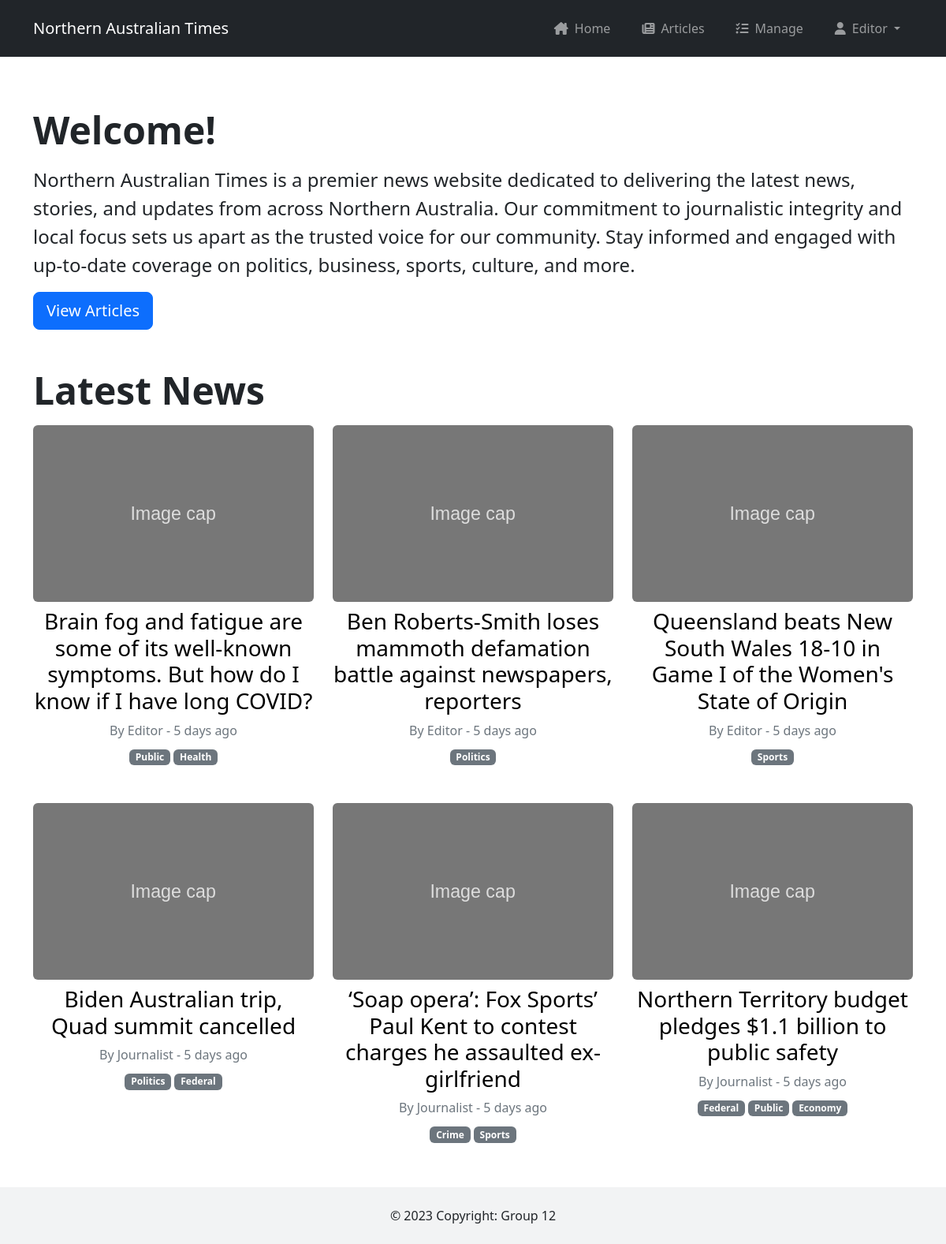
/Code/public/index.php (signed in), run on the app's committed database.
### tables this page shows
CREATE TABLE `articles` (
  `id` int(11) NOT NULL,
  `user_id` int(11) NOT NULL,
  `title` varchar(255) NOT NULL,
  `body` text NOT NULL,
  `created_at` datetime NOT NULL DEFAULT current_timestamp(),
  `status` enum('draft','pending_review','published','rejected') NOT NULL DEFAULT 'draft',
  `status_time` datetime NOT NULL DEFAULT current_timestamp()
);

CREATE TABLE `users` (
  `id` int(11) NOT NULL,
  `name` varchar(255) NOT NULL,
  `email` varchar(255) NOT NULL,
  `password` varchar(255) NOT NULL,
  `created_at` datetime NOT NULL DEFAULT current_timestamp(),
  `role` enum('reader','journalist','editor') NOT NULL DEFAULT 'reader'
);

CREATE TABLE `tags` (
  `id` int(11) NOT NULL,
  `tag` varchar(255) NOT NULL UNIQUE
);

### Code/app/controllers/Pages.php (called while the page is built, shortened)
<?php
class Pages extends Controller
{
    private $articleModel;
    private $tagModel;
    public function __construct()
    {
        $this->articleModel = $this->model('Article');
        $this->tagModel = $this->model('Tag');
    }
    public function index()
    {
        $topArticles = $this->articleModel->getPublishedArticles(limit: 6);
        foreach ($topArticles as $article) {
            $tags = $this->tagModel->getTagsOfArticle($article->id);
            $article->tags = $tags;
        }
        $data = [
            'articles' => $topArticles
        ];
        $this->view('index', $data);
    }
}

### Code/app/lib/Core.php (called while the page is built, shortened)
<?php
class Core
{
    protected $currentMethod = 'index';
    public function __construct()
    {
        $URL = $this->getURL();
        $this->currentController = new $this->currentController;
        $this->parameters = $URL ? array_values($URL) : [null];
        call_user_func_array([$this->currentController, $this->currentMethod], $this->parameters);
    }
}

### Code/public/index.php (called while the page is built, shortened)
<?php
$init = new Core;

### Code/app/lib/Database.php (called while the page is built, shortened)
<?php
class Database
{
    private $host = DB_HOST;
    private $username = DB_USERNAME;
    private $password = DB_PASSWORD;
    private $dbname = DB_NAME;
    private $dbh;
    private $stmt;
    public function __construct()
    {
        $dsn = "mysql:host=$this->host;dbname=$this->dbname";
        $options = [
            PDO::ATTR_PERSISTENT => true,
            PDO::ATTR_ERRMODE => PDO::ERRMODE_EXCEPTION
        ];
        try {
            $this->dbh = new PDO($dsn, $this->username, $this->password, $options);
        } catch (PDOException $e) {
            $this->errors = $e->getMessage();
            echo $this->errors;
        }
    }
    public function query($sql)
    {
        $this->stmt = $this->dbh->prepare($sql);
    }
    public function bind($parameters, $value, $type = null)
    {
        if (is_null($type)) {
            switch (true) {
                case is_int($value):
                    $type = PDO::PARAM_INT;
                    break;
            }
        }
        $this->stmt->bindValue($parameters, $value, $type);
    }
    public function execute()
    {
        return $this->stmt->execute();
    }
    public function resultSet()
    {
        $this->execute();
        return $this->stmt->fetchAll(PDO::FETCH_OBJ);
    }
}

### Code/app/models/Article.php (called while the page is built, shortened)
<?php
class Article
{
    private $db;
    public function __construct()
    {
        $this->db = new Database;
    }
    public function getPublishedArticles($limit = null)
    {
        $sql = "SELECT articles.id, articles.title, articles.created_at, articles.body, articles.status_time, users.name
                FROM articles
                JOIN users ON articles.user_id = users.id
                WHERE articles.status = 'published'
                ORDER BY articles.status_time DESC";
        if ($limit !== null) {
            $sql .= ' LIMIT :limit';
        }
        $this->db->query($sql);
        if ($limit !== null) {
            $this->db->bind(':limit', $limit);
        }
        $articleResults = $this->db->resultSet();
        return $articleResults;
    }
}

### Code/app/helpers/format_helper.php (called while the page is built, shortened)
<?php
function displayDate($dateTime)
{
    $now = new DateTime();
    $dateTime = new DateTime($dateTime);
    $interval = $now->diff($dateTime);
    if ($interval->y >= 1) {
        $suffix = $interval->y > 1 ? ' years ago' : ' year ago';
        return $interval->y . $suffix;
    } elseif ($interval->m >= 1) {
        $suffix = $interval->m > 1 ? ' months ago' : ' month ago';
        return $interval->m . $suffix;
    } elseif ($interval->d >= 1) {
        if ($interval->d == 1) {
            return 'Yesterday';
        } elseif ($interval->d == 7) {
            return '1 week ago';
        } else {
            return $interval->d . ' days ago';
        }
    } elseif ($interval->h >= 1) {
        $suffix = $interval->h > 1 ? ' hours ago' : ' hour ago';
        return $interval->h . $suffix;
    } elseif ($interval->i >= 1) {
        $suffix = $interval->i > 1 ? ' minutes ago' : ' minute ago';
        return $interval->i . $suffix;
    } else {
        $suffix = $interval->s > 1 ? ' seconds ago' : ' second ago';
        return $interval->s . $suffix;
    }
}

### Code/app/models/Tag.php (called while the page is built, shortened)
<?php
class Tag
{
    private $db;
    public function __construct()
    {
        $this->db = new Database;
    }
    public function getTagsOfArticle($id)
    {
        $this->db->query('SELECT tags.id, tags.tag AS tag_name
                        FROM mapping_articles_tags
                        JOIN tags ON mapping_articles_tags.tag_id = tags.id
                        WHERE mapping_articles_tags.article_id = :articles_id');
        $this->db->bind(':articles_id', $id);
        $tagResults = $this->db->resultSet();
        return $tagResults;
    }
}

### Code/app/views/index.php (the view)
<?php require APPROOT . '/views/includes/header.php'; ?>
<div class="container mb-5 mt-5">
    <h1 class="display-5 fw-bold mb-3">Welcome!</h2>
        <p class="fs-4">Northern Australian Times is a premier news website dedicated to delivering the latest news, stories, and updates from across Northern Australia.
            Our commitment to journalistic integrity and local focus sets us apart as the trusted voice for our community.
            Stay informed and engaged with up-to-date coverage on politics, business, sports, culture, and more.
        </p>
        <a href="<?php echo URLROOT ?>/articles/index"><button class="btn btn-primary btn-lg" type="button">View Articles</button></a>
</div>
<div class="container">
    <h1 class="display-5 fw-bold mb-3">Latest News</h1>
    <div class="row">
        <?php if (empty($data['articles'])) : ?>
            <p class="fs-4">There are no news articles at the moment.</p>
        <?php else : ?>
            <?php foreach ($data['articles'] as $article) : ?>
                <article class="col-md-6 col-lg-4 mb-5 text-center">
                    <a href="<?php echo URLROOT; ?>/articles/display/<?php echo $article->id ?>">
                        <img class="rounded" src="<?php echo URLROOT ?>/img/card-img.svg" alt="Image">
                    </a>
                    <a class="article-title" href="<?php echo URLROOT; ?>/articles/display/<?php echo $article->id ?>">
                        <h3 class="mb-2 mt-2">
                            <?php echo $article->title ?>
                        </h3>
                    </a>
                    <div class="text-secondary mb-2">
                        <span>By <?php echo $article->name ?></span>
                        <span>-</span>
                        <span><?php echo displayDate(($article->created_at)) ?></span>
                    </div>
                    <?php foreach ($article->tags as $tag) : ?>
                        <a href="#" class="badge bg-secondary mt-1">
                            <?php echo $tag->tag_name; ?>
                        </a>
                    <?php endforeach; ?>
                </article>
            <?php endforeach ?>
        <?php endif ?>
    </div>
</div>
<?php require APPROOT . '/views/includes/footer.php'; ?>

### Code/public/css/styles.css (style rules this page uses)
body { display: grid; grid-template-rows: auto 1fr auto; min-height: 100vh; }
img { min-width: 100%; }
.article-title { color: #000; text-decoration: none; }
.badge { text-decoration: none; }

### data on the page
articles: title "Brain fog and fatigue are some of its well-known symptoms. But how do I know if I have long COVID?", user.name "Editor", created_at "5 days ago"
tags: tag "Public"
tags: tag "Health"
articles: title "Ben Roberts-Smith loses mammoth defamation battle against newspapers, reporters", user.name "Editor", created_at "5 days ago"
tags: tag "Politics"
articles: title "Queensland beats New South Wales 18-10 in Game I of the Women's State of Origin", user.name "Editor", created_at "5 days ago"
tags: tag "Sports"
articles: title "Biden Australian trip, Quad summit cancelled", user.name "Journalist", created_at "5 days ago"
tags: tag "Federal"
articles: title "‘Soap opera’: Fox Sports’ Paul Kent to contest charges he assaulted ex-girlfriend", user.name "Journalist", created_at "5 days ago"
tags: tag "Crime"
articles: title "Northern Territory budget pledges $1.1 billion to public safety", user.name "Journalist", created_at "5 days ago"
tags: tag "Economy"

### other printed values
SITENAME "Northern Australian Times"
$_SESSION['user_name'] "Editor"
